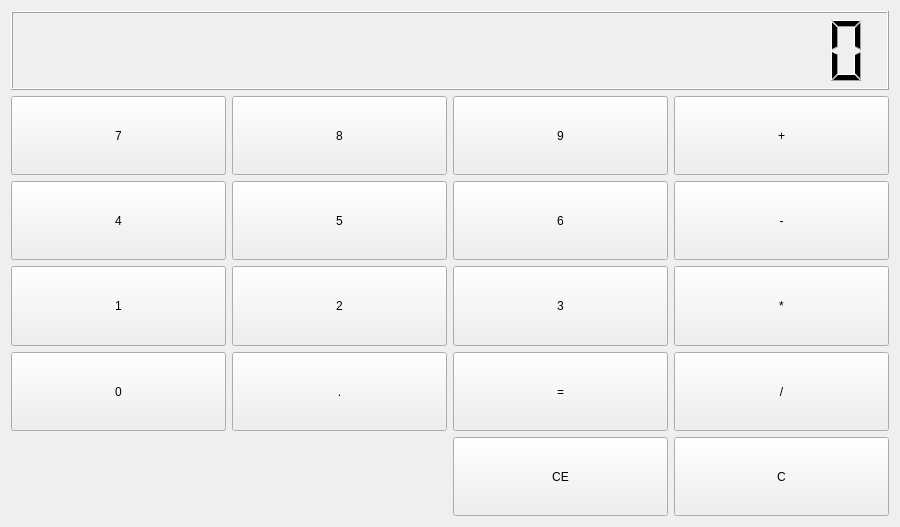
<?xml version="1.0" encoding="UTF-8"?>
<ui version="4.0">
 <class>Calculator</class>
 <widget class="QWidget" name="Calculator">
  <property name="geometry">
   <rect>
    <x>0</x>
    <y>0</y>
    <width>900</width>
    <height>527</height>
   </rect>
  </property>
  <property name="minimumSize">
   <size>
    <width>334</width>
    <height>192</height>
   </size>
  </property>
  <property name="maximumSize">
   <size>
    <width>900</width>
    <height>900</height>
   </size>
  </property>
  <property name="windowTitle">
   <string>Calculator</string>
  </property>
  <layout class="QGridLayout" name="gridLayout">
   <item row="0" column="0">
    <layout class="QGridLayout" name="gridLayout_2">
     <item row="5" column="2">
      <widget class="QPushButton" name="buttonCE">
       <property name="sizePolicy">
        <sizepolicy hsizetype="Minimum" vsizetype="Preferred">
         <horstretch>0</horstretch>
         <verstretch>0</verstretch>
        </sizepolicy>
       </property>
       <property name="text">
        <string>CE</string>
       </property>
      </widget>
     </item>
     <item row="4" column="3">
      <widget class="QPushButton" name="buttonDiv">
       <property name="sizePolicy">
        <sizepolicy hsizetype="Minimum" vsizetype="Preferred">
         <horstretch>0</horstretch>
         <verstretch>0</verstretch>
        </sizepolicy>
       </property>
       <property name="text">
        <string>/</string>
       </property>
      </widget>
     </item>
     <item row="5" column="3">
      <widget class="QPushButton" name="buttonC">
       <property name="sizePolicy">
        <sizepolicy hsizetype="Minimum" vsizetype="Preferred">
         <horstretch>0</horstretch>
         <verstretch>0</verstretch>
        </sizepolicy>
       </property>
       <property name="text">
        <string>C</string>
       </property>
      </widget>
     </item>
     <item row="4" column="2">
      <widget class="QPushButton" name="buttonEqual">
       <property name="sizePolicy">
        <sizepolicy hsizetype="Minimum" vsizetype="Preferred">
         <horstretch>0</horstretch>
         <verstretch>0</verstretch>
        </sizepolicy>
       </property>
       <property name="text">
        <string>=</string>
       </property>
      </widget>
     </item>
     <item row="1" column="1">
      <widget class="QPushButton" name="button8">
       <property name="sizePolicy">
        <sizepolicy hsizetype="Minimum" vsizetype="Preferred">
         <horstretch>0</horstretch>
         <verstretch>0</verstretch>
        </sizepolicy>
       </property>
       <property name="text">
        <string>8</string>
       </property>
      </widget>
     </item>
     <item row="1" column="3">
      <widget class="QPushButton" name="buttonPlus">
       <property name="sizePolicy">
        <sizepolicy hsizetype="Minimum" vsizetype="Preferred">
         <horstretch>0</horstretch>
         <verstretch>0</verstretch>
        </sizepolicy>
       </property>
       <property name="text">
        <string>+</string>
       </property>
      </widget>
     </item>
     <item row="2" column="0">
      <widget class="QPushButton" name="button4">
       <property name="sizePolicy">
        <sizepolicy hsizetype="Minimum" vsizetype="Preferred">
         <horstretch>0</horstretch>
         <verstretch>0</verstretch>
        </sizepolicy>
       </property>
       <property name="text">
        <string>4</string>
       </property>
      </widget>
     </item>
     <item row="2" column="3">
      <widget class="QPushButton" name="buttonSub">
       <property name="sizePolicy">
        <sizepolicy hsizetype="Minimum" vsizetype="Preferred">
         <horstretch>0</horstretch>
         <verstretch>0</verstretch>
        </sizepolicy>
       </property>
       <property name="text">
        <string>-</string>
       </property>
      </widget>
     </item>
     <item row="2" column="2">
      <widget class="QPushButton" name="button6">
       <property name="sizePolicy">
        <sizepolicy hsizetype="Minimum" vsizetype="Preferred">
         <horstretch>0</horstretch>
         <verstretch>0</verstretch>
        </sizepolicy>
       </property>
       <property name="text">
        <string>6</string>
       </property>
      </widget>
     </item>
     <item row="3" column="0">
      <widget class="QPushButton" name="button1">
       <property name="sizePolicy">
        <sizepolicy hsizetype="Minimum" vsizetype="Preferred">
         <horstretch>0</horstretch>
         <verstretch>0</verstretch>
        </sizepolicy>
       </property>
       <property name="text">
        <string>1</string>
       </property>
      </widget>
     </item>
     <item row="1" column="2">
      <widget class="QPushButton" name="button9">
       <property name="sizePolicy">
        <sizepolicy hsizetype="Minimum" vsizetype="Preferred">
         <horstretch>0</horstretch>
         <verstretch>0</verstretch>
        </sizepolicy>
       </property>
       <property name="text">
        <string>9</string>
       </property>
      </widget>
     </item>
     <item row="3" column="2">
      <widget class="QPushButton" name="button3">
       <property name="sizePolicy">
        <sizepolicy hsizetype="Minimum" vsizetype="Minimum">
         <horstretch>0</horstretch>
         <verstretch>0</verstretch>
        </sizepolicy>
       </property>
       <property name="text">
        <string>3</string>
       </property>
      </widget>
     </item>
     <item row="1" column="0">
      <widget class="QPushButton" name="button7">
       <property name="sizePolicy">
        <sizepolicy hsizetype="Minimum" vsizetype="Preferred">
         <horstretch>0</horstretch>
         <verstretch>0</verstretch>
        </sizepolicy>
       </property>
       <property name="text">
        <string>7</string>
       </property>
      </widget>
     </item>
     <item row="3" column="3">
      <widget class="QPushButton" name="buttonTimes">
       <property name="sizePolicy">
        <sizepolicy hsizetype="Minimum" vsizetype="Preferred">
         <horstretch>0</horstretch>
         <verstretch>0</verstretch>
        </sizepolicy>
       </property>
       <property name="text">
        <string>*</string>
       </property>
      </widget>
     </item>
     <item row="4" column="1">
      <widget class="QPushButton" name="buttonDot">
       <property name="sizePolicy">
        <sizepolicy hsizetype="Minimum" vsizetype="Preferred">
         <horstretch>0</horstretch>
         <verstretch>0</verstretch>
        </sizepolicy>
       </property>
       <property name="text">
        <string>.</string>
       </property>
      </widget>
     </item>
     <item row="2" column="1">
      <widget class="QPushButton" name="button5">
       <property name="sizePolicy">
        <sizepolicy hsizetype="Minimum" vsizetype="Preferred">
         <horstretch>0</horstretch>
         <verstretch>0</verstretch>
        </sizepolicy>
       </property>
       <property name="text">
        <string>5</string>
       </property>
      </widget>
     </item>
     <item row="3" column="1">
      <widget class="QPushButton" name="button2">
       <property name="sizePolicy">
        <sizepolicy hsizetype="Minimum" vsizetype="Preferred">
         <horstretch>0</horstretch>
         <verstretch>0</verstretch>
        </sizepolicy>
       </property>
       <property name="text">
        <string>2</string>
       </property>
      </widget>
     </item>
     <item row="4" column="0">
      <widget class="QPushButton" name="button0">
       <property name="sizePolicy">
        <sizepolicy hsizetype="Minimum" vsizetype="Preferred">
         <horstretch>0</horstretch>
         <verstretch>0</verstretch>
        </sizepolicy>
       </property>
       <property name="text">
        <string>0</string>
       </property>
      </widget>
     </item>
     <item row="0" column="0" colspan="4">
      <widget class="QLCDNumber" name="lcd">
       <property name="font">
        <font>
         <family>Courier New</family>
         <pointsize>72</pointsize>
        </font>
       </property>
       <property name="smallDecimalPoint">
        <bool>true</bool>
       </property>
       <property name="digitCount">
        <number>20</number>
       </property>
       <property name="segmentStyle">
        <enum>QLCDNumber::Filled</enum>
       </property>
      </widget>
     </item>
    </layout>
   </item>
  </layout>
 </widget>
 <layoutdefault spacing="6" margin="11"/>
 <resources/>
 <connections/>
</ui>
